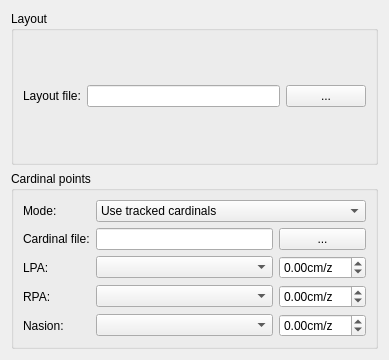
<?xml version="1.0" encoding="UTF-8"?>
<ui version="4.0">
 <class>BrainAMPSetupProjectWidget</class>
 <widget class="QWidget" name="BrainAMPSetupProjectWidget">
  <property name="geometry">
   <rect>
    <x>0</x>
    <y>0</y>
    <width>389</width>
    <height>360</height>
   </rect>
  </property>
  <property name="windowTitle">
   <string>Form</string>
  </property>
  <layout class="QVBoxLayout" name="verticalLayout">
   <item>
    <widget class="QGroupBox" name="groupBox">
     <property name="title">
      <string>Layout</string>
     </property>
     <layout class="QGridLayout" name="gridLayout_3">
      <item row="0" column="0">
       <widget class="QLabel" name="label_2">
        <property name="text">
         <string>Layout file:</string>
        </property>
       </widget>
      </item>
      <item row="0" column="1">
       <widget class="QLineEdit" name="m_qLineEdit_EEGCap"/>
      </item>
      <item row="0" column="2">
       <widget class="QPushButton" name="m_qPushButton_EEGCap">
        <property name="text">
         <string>...</string>
        </property>
       </widget>
      </item>
     </layout>
    </widget>
   </item>
   <item>
    <widget class="QGroupBox" name="groupBox_2">
     <property name="title">
      <string>Cardinal points</string>
     </property>
     <layout class="QGridLayout" name="gridLayout_2">
      <item row="0" column="1" colspan="2">
       <widget class="QComboBox" name="m_comboBox_cardinalMode">
        <item>
         <property name="text">
          <string>Use tracked cardinals</string>
         </property>
        </item>
        <item>
         <property name="text">
          <string>Use electrode shift</string>
         </property>
        </item>
       </widget>
      </item>
      <item row="2" column="1">
       <widget class="QComboBox" name="m_comboBox_LPA"/>
      </item>
      <item row="4" column="0">
       <widget class="QLabel" name="m_label_Nasion">
        <property name="text">
         <string>Nasion:</string>
        </property>
       </widget>
      </item>
      <item row="3" column="1">
       <widget class="QComboBox" name="m_comboBox_RPA"/>
      </item>
      <item row="3" column="2">
       <widget class="QDoubleSpinBox" name="m_doubleSpinBox_RPA">
        <property name="suffix">
         <string>cm/z</string>
        </property>
        <property name="minimum">
         <double>-99.989999999999995</double>
        </property>
       </widget>
      </item>
      <item row="4" column="2">
       <widget class="QDoubleSpinBox" name="m_doubleSpinBox_Nasion">
        <property name="suffix">
         <string>cm/z</string>
        </property>
        <property name="minimum">
         <double>-99.989999999999995</double>
        </property>
       </widget>
      </item>
      <item row="4" column="1">
       <widget class="QComboBox" name="m_comboBox_Nasion"/>
      </item>
      <item row="3" column="0">
       <widget class="QLabel" name="m_label_RPA">
        <property name="text">
         <string>RPA:</string>
        </property>
       </widget>
      </item>
      <item row="1" column="0">
       <widget class="QLabel" name="m_label_cardinal">
        <property name="text">
         <string>Cardinal file:</string>
        </property>
       </widget>
      </item>
      <item row="2" column="0">
       <widget class="QLabel" name="m_label_LPA">
        <property name="text">
         <string>LPA:</string>
        </property>
       </widget>
      </item>
      <item row="2" column="2">
       <widget class="QDoubleSpinBox" name="m_doubleSpinBox_LPA">
        <property name="prefix">
         <string/>
        </property>
        <property name="suffix">
         <string>cm/z</string>
        </property>
        <property name="minimum">
         <double>-99.989999999999995</double>
        </property>
       </widget>
      </item>
      <item row="1" column="2">
       <widget class="QPushButton" name="m_pushButton_cardinalFile">
        <property name="text">
         <string>...</string>
        </property>
       </widget>
      </item>
      <item row="1" column="1">
       <widget class="QLineEdit" name="m_lineEdit_cardinalFile"/>
      </item>
      <item row="0" column="0">
       <widget class="QLabel" name="label_">
        <property name="text">
         <string>Mode:</string>
        </property>
       </widget>
      </item>
     </layout>
    </widget>
   </item>
  </layout>
 </widget>
 <resources/>
 <connections/>
</ui>
